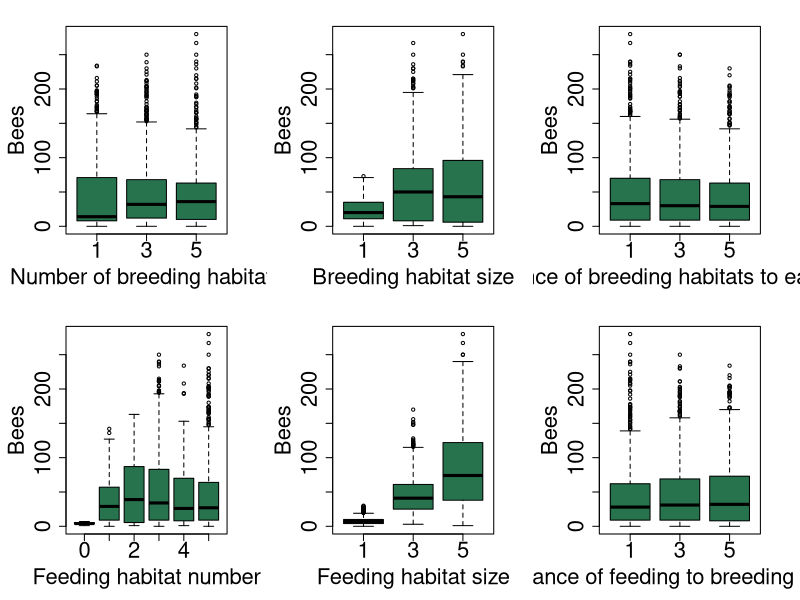
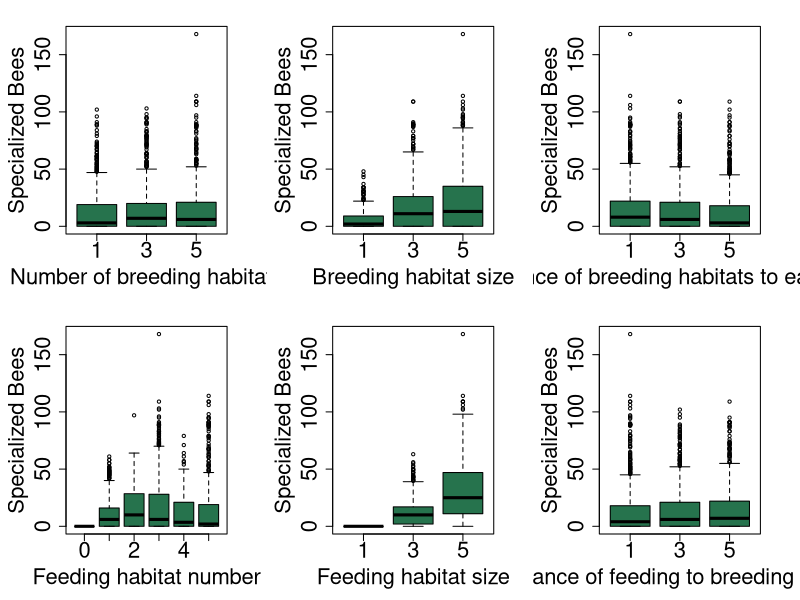
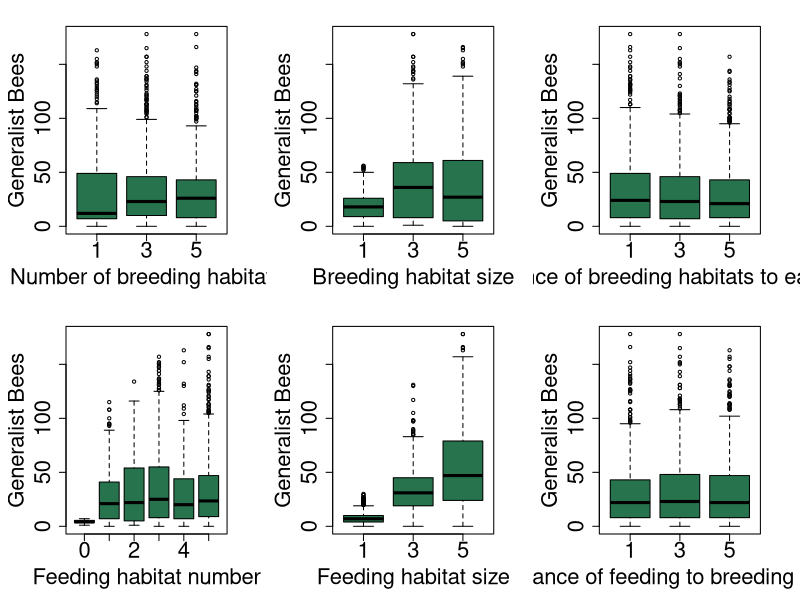
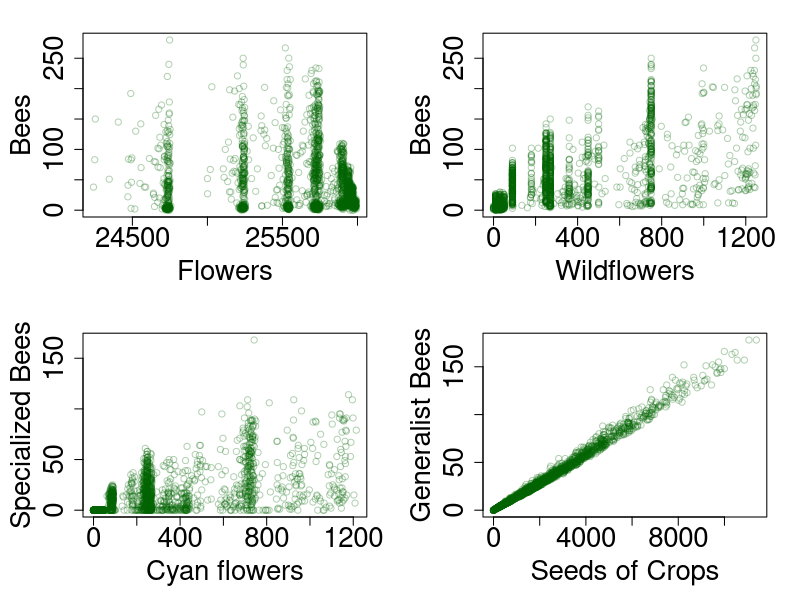
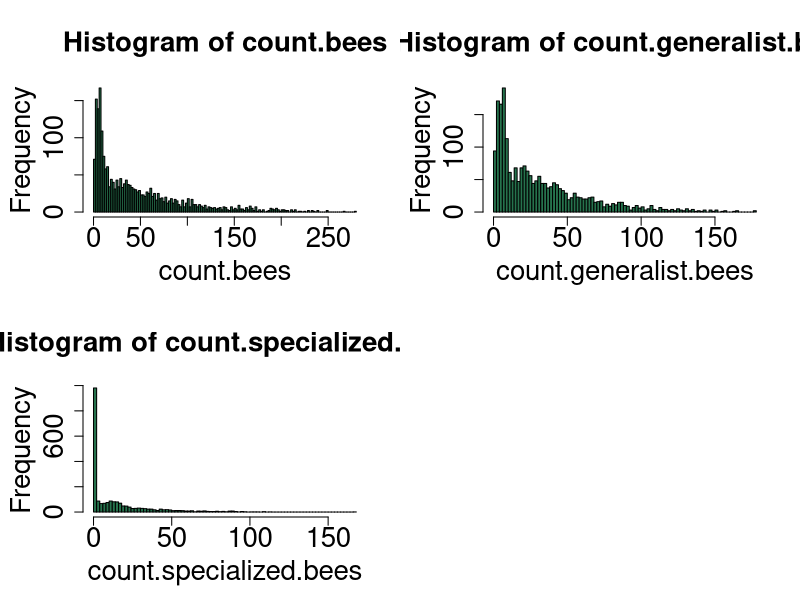
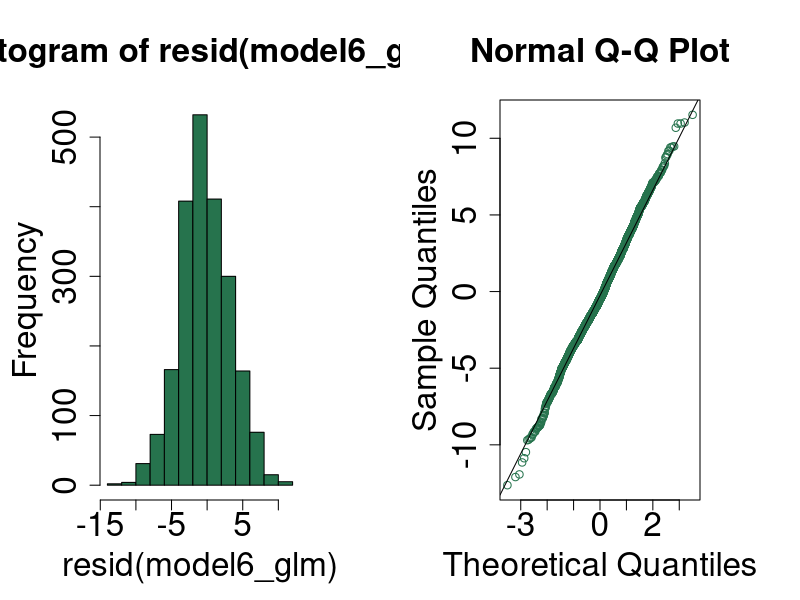
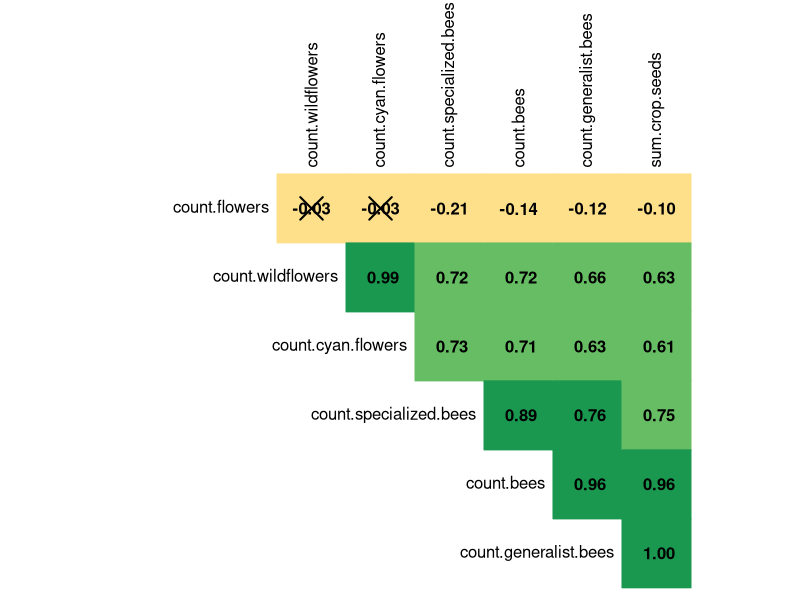
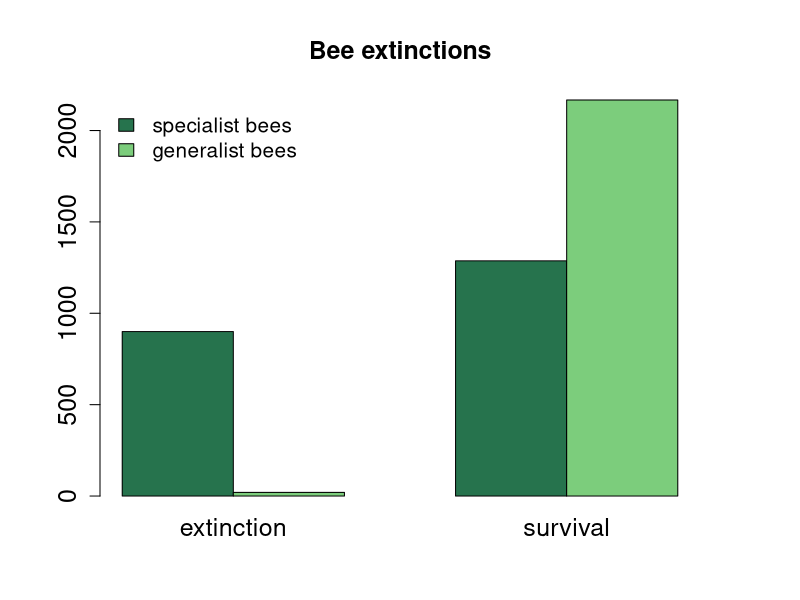

Write R code to recreate these figures, in order.
# Authors: Valentin Lorenz & Wanja Tolksdorf 
# Copyright 2023 by Valentin Lorenz & Wanja Tolksdorf 
# This work is licensed under a Creative Commons Attribution 4.0 International License (CC BY 4.0). 
# You are free to share and adapt this code, but have to give appropriate credit. 
# Full license terms: https://creativecommons.org/licenses/by/4.0/legalcode


# ------------------- Setup --------------------

# import libraries
library(dplyr)
library(ggplot2)
library(RColorBrewer)

# set working directory
setwd("C:/Users/wjt/OneDrive - Leuphana Universit�t/SoSe 23/Ecosystem Modeling - Interdisciplinary Sustainability Studies (Major)/Ecosystem Modeling (S)/model_bees")

# load data
results<-read.csv("table_results.csv", sep=";")

# inspect data
View(results)
str(results)
summary(results)


# -------------------- Pre-processing -------------------

# calculate actual breeding and feeding habitat number
# because sometimes less than the specified number fit in the view
results$actual.breeding.habitat.number<-results$count.breeding.habitat/(results$breeding.habitat.size**2)
results$actual.feeding.habitat.number<-results$count.feeding.habitat/(results$feeding.habitat.size**2)

# change data type from integer to factor for categorical/ordinal variables to enable TukeyHSD posthoc test later
cat_cols<-c("breeding.habitat.number", "feeding.habitat.number", "breeding.habitat.size", "feeding.habitat.size", "min.distance.breed", "min.distance.feed", "max.distance.breed", "max.distance.feed", "actual.breeding.habitat.number", "actual.feeding.habitat.number")
for (column in cat_cols){
  results[[column]]<-as.factor(results[[column]])
}

# rename columns
results<-results %>%
  rename(count.generalist.bees = count.bees...count.specialized.bees, count.cyan.flowers = count.flowers.with..color...cyan., sum.crop.seeds = sum..seeds..of.crops)

# check changes
str(results)
summary(results)

attach(results)


# --------------------- Visualizations --------------------

# boxplots

predictorvars <- list(actual.breeding.habitat.number, breeding.habitat.size, min.distance.breed, actual.feeding.habitat.number, feeding.habitat.size, min.distance.feed)
predictornames <- list("Number of breeding habitats", "Breeding habitat size", "Distance of breeding habitats to each other", "Feeding habitat number", "Feeding habitat size", "Distance of feeding to breeding habitat")

par(mfrow=c(2,3), mar = c(5,5,2,3))
      
# plot all bees 
for (k in 1:6) {
  boxplot(count.bees~predictorvars[[k]], col="#26734d", xlab=predictornames[k], ylab="Bees", cex.axis = 2, cex.lab = 2)
}    
  
# plot specialized bees
for (k in 1:6) {
  boxplot(count.specialized.bees~predictorvars[[k]], col="#26734d", xlab=predictornames[k], ylab="Specialized Bees", cex.axis = 2, cex.lab = 2)
}    

# plot generalist bees
for (k in 1:6) {
  boxplot(count.generalist.bees~predictorvars[[k]], col="#26734d", xlab=predictornames[k], ylab="Generalist Bees", cex.axis = 2, cex.lab = 2)
}    


# plot the relation between bees and flowers

flowers <- list(count.flowers, count.wildflowers, count.cyan.flowers, sum.crop.seeds)
bees <- list(count.bees, count.bees, count.specialized.bees, count.generalist.bees)
flowerslabel <- list("Flowers", "Wildflowers", "Cyan flowers", "Seeds of Crops")
beelabels <- list("Bees", "Bees", "Specialized Bees", "Generalist Bees")

par(mfrow=c(2,2), mar = c(5,5,2,2))

for (i in (1:4)) {
  plot(flowers[[i]], bees[[i]], 
       xlab=flowerslabel[i], 
       ylab=beelabels[i],
       col=rgb(0, 0.4, 0, 0.3),
       cex.axis = 2, cex.lab = 2
       )
}


# -------------------- ANOVA --------------------

# check if the dependent variable is normally distributed 
par(mfrow=c(2,2), mar = c(5,5,5,2))
hist(count.bees, breaks=100, col="#26734d", cex.main = 2, cex.axis = 2, cex.lab = 2) # not normal, but rather poisson distribution 
hist(count.generalist.bees, col="#26734d", cex.main = 2, breaks=100, cex.axis = 2, cex.lab = 2)
hist(count.specialized.bees, breaks=100, col="#26734d", cex.main = 2, cex.axis = 2, cex.lab = 2)
shapiro.test(count.bees) # not normally distributed


# test for differences in the amount of bees between treatments using an anova with all 6 predictors
model6<-aov(count.bees~actual.breeding.habitat.number+breeding.habitat.size+min.distance.breed+actual.feeding.habitat.number+feeding.habitat.size+min.distance.feed)
summary(model6)

# model reduction to 5 predictors
model5<-update(model6,~.-min.distance.feed)
summary(model5)
anova(model5, model6) # model6 does not explain significantly more than model5
AIC(model5);AIC(model6)

# model reduction to 4 predictors
model4<-update(model5,~.-actual.breeding.habitat.number)
summary(model4)
anova(model4, model5) # model5 does explain significantly more than model4
AIC(model4);AIC(model5)

# results of model5
summary(model5)
TukeyHSD(model5)


# test for differences in the amount of generalist bees between treatments using an anova with all 6 predictors
model6_generalists<-aov(count.generalist.bees~actual.breeding.habitat.number+breeding.habitat.size+min.distance.breed+actual.feeding.habitat.number+feeding.habitat.size+min.distance.feed)
summary(model6_generalists)

# model reduction to 5 predictors
model5_generalists<-update(model6_generalists,~.-min.distance.feed)
summary(model5_generalists)
anova(model5_generalists, model6_generalists) # model6 does not explain significantly more than model5
AIC(model5_generalists);AIC(model6_generalists)

# model reduction to 4 predictors
model4_generalists<-update(model5_generalists,~.-min.distance.breed)
summary(model4_generalists)
anova(model4_generalists, model5_generalists) # model5 does not explain significantly more than model4
AIC(model4_generalists);AIC(model5_generalists)

# model reduction to 3 predictors
model3_generalists<-update(model4_generalists,~.-actual.breeding.habitat.number)
summary(model3_generalists)
anova(model3_generalists, model4_generalists) # model4 does explain significantly more than model3
AIC(model3_generalists);AIC(model4_generalists)

# results of model4
summary(model4_generalists)
TukeyHSD(model4_generalists)


# test for differences in the amount of specialist bees between treatments using an anova with all 6 predictors
model6_specialists<-aov(count.specialized.bees~actual.breeding.habitat.number+breeding.habitat.size+min.distance.breed+actual.feeding.habitat.number+feeding.habitat.size+min.distance.feed)
summary(model6_specialists)

# model reduction to 5 predictors
model5_specialists<-update(model6_specialists,~.-min.distance.feed)
summary(model5_specialists)
anova(model5_specialists, model6_specialists) # model6 does not explain significantly more than model5
AIC(model5_specialists);AIC(model6_specialists)

# model reduction to 4 predictors
model4_specialists<-update(model5_specialists,~.-actual.breeding.habitat.number)
summary(model4_specialists)
anova(model4_specialists, model5_specialists) # model5 does explain significantly more than model4
AIC(model4_specialists);AIC(model5_specialists)

# results of model5
summary(model5_specialists)
TukeyHSD(model5_specialists)


# ------------------- GLM --------------------

# test for differences in the amount of bees between treatments using a glm with all 6 predictors
model6_glm<-glm(count.bees~actual.breeding.habitat.number+breeding.habitat.size+min.distance.breed+actual.feeding.habitat.number+feeding.habitat.size+min.distance.feed, family = quasipoisson())
summary(model6_glm)

# check if residuals are normally distributed
par(mfrow=c(1,2), mar = c(5,5,5,5))
hist(resid(model6_glm), col="#26734d", cex.main = 2, cex.axis = 2, cex.lab = 2)
qqnorm(resid(model6_glm), col="#26734d", cex.main = 2, cex.axis = 2, cex.lab = 2)
qqline(resid(model6_glm))
shapiro.test(resid(model6_glm)) # residuals are almost normally distributed

# model reduction to 5 predictors
model5_glm<-update(model6_glm,~.-min.distance.feed)
summary(model5_glm)
anova(model5_glm, model6_glm, test = "F") # model6_glm does not explain significantly more than model5_glm

# model reduction to 4 predictors
model4_glm<-update(model5_glm,~.-min.distance.breed)
summary(model4_glm)
anova(model4_glm, model5_glm, test = "F") # model5_glm does explain significantly more than model4_glm

# compare results of the anova and the glm
summary(model5)
summary(model5_glm) # very similar results


# ------------------ Correlations ---------------------

# function for calculating p-values of multiple correlations
# df : dataframe containing the variables for correlation tests
# ... : further arguments to pass to the cor.test function
cor.test.mat <- function(df, ...) {
  
  n <- ncol(df)
  p.value.mat <- matrix(NA, n, n)
  colnames(p.value.mat) <- colnames(df)
  rownames(p.value.mat) <- colnames(df)
  diag(p.value.mat) <- 0
  
  for (i in 1:(n - 1)) {
    for (j in (i + 1):n) {
      cor.test.results <- cor.test(df[, i], df[, j], ...)
      p.value.mat[i, j] <- cor.test.results$p.value
      p.value.mat[j, i] <- cor.test.results$p.value
    }
  }
  
  return(p.value.mat)
}

# matrix of the p-value of Spearman correlations for non-normal data
p.value.mat <- cor.test.mat(results[,c(13,14,15,17,18,19,20)], method = "spearman")
head(p.value.mat)

# visualize the significant Spearman correlations
par(mfrow=c(1,1))
corrplot::corrplot(cor(results[,c(13,14,15,17,18,19,20)], method = "spearman"), 
                   method = "color",  col=brewer.pal(n=8, name="RdYlGn"),
                   type = "upper", order = "hclust", diag = FALSE,
                   addCoef.col = "black", number.cex = 1, cl.pos = "n",
                   tl.col="black", tl.cex = 1, 
                   p.mat = p.value.mat, sig.level = 0.05)


# -------------------- Chi-square -------------------

# calculate the number of specialist and generalist bee extinctions/survivals and create a table
extinction_table<-as.table(rbind(c(sum(count.specialized.bees == 0), sum(count.specialized.bees != 0)), c(sum(count.generalist.bees == 0), sum(count.generalist.bees != 0))))
dimnames(extinction_table)<-list(c("specialist bees", "generalist bees"), c("extinction","survival"))

# calculate Chi-square test
extinction_chisq<-chisq.test(extinction_table)

# Chi-square results
extinction_chisq
extinction_chisq$observed   
extinction_chisq$expected   

# visualize bee extinctions as barplot
par(mfrow=c(1,1), mar = c(5,5,5,5))
barplot(extinction_table,  col=c("#26734d", "#7CCD7C"), beside = TRUE, 
        legend.text = TRUE, args.legend = list(x = "topleft", cex = 1.25, bty = "n"),
        main = "Bee extinctions", cex.main = 1.5, cex.axis = 1.5, cex.names = 1.5)

